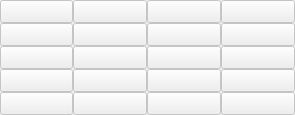
          <widget class="QWidget" name="page2">
           <attribute name="title">
            <string>Page 2</string>
           </attribute>
           <layout class="QGridLayout" name="gridLayout_7">
            <property name="leftMargin">
             <number>0</number>
            </property>
            <property name="topMargin">
             <number>0</number>
            </property>
            <property name="rightMargin">
             <number>0</number>
            </property>
            <property name="bottomMargin">
             <number>0</number>
            </property>
            <property name="spacing">
             <number>0</number>
            </property>
            <item row="0" column="0">
             <widget class="QPushButton" name="a21">
              <property name="enabled">
               <bool>false</bool>
              </property>
              <property name="sizePolicy">
               <sizepolicy hsizetype="Minimum" vsizetype="Expanding">
                <horstretch>0</horstretch>
                <verstretch>0</verstretch>
               </sizepolicy>
              </property>
              <property name="minimumSize">
               <size>
                <width>73</width>
                <height>21</height>
               </size>
              </property>
              <property name="maximumSize">
               <size>
                <width>16777215</width>
                <height>37</height>
               </size>
              </property>
              <property name="font">
               <font>
                <family>Verdana</family>
               </font>
              </property>
              <property name="statusTip">
               <string>Do something</string>
              </property>
              <property name="text">
               <string/>
              </property>
             </widget>
            </item>
            <item row="0" column="1">
             <widget class="QPushButton" name="a22">
              <property name="enabled">
               <bool>false</bool>
              </property>
              <property name="sizePolicy">
               <sizepolicy hsizetype="Minimum" vsizetype="Expanding">
                <horstretch>0</horstretch>
                <verstretch>0</verstretch>
               </sizepolicy>
              </property>
              <property name="minimumSize">
               <size>
                <width>73</width>
                <height>21</height>
               </size>
              </property>
              <property name="maximumSize">
               <size>
                <width>16777215</width>
                <height>37</height>
               </size>
              </property>
              <property name="font">
               <font>
                <family>Verdana</family>
               </font>
              </property>
              <property name="statusTip">
               <string>Do something</string>
              </property>
              <property name="text">
               <string/>
              </property>
             </widget>
            </item>
            <item row="0" column="2">
             <widget class="QPushButton" name="a23">
              <property name="enabled">
               <bool>false</bool>
              </property>
              <property name="sizePolicy">
               <sizepolicy hsizetype="Minimum" vsizetype="Expanding">
                <horstretch>0</horstretch>
                <verstretch>0</verstretch>
               </sizepolicy>
              </property>
              <property name="minimumSize">
               <size>
                <width>74</width>
                <height>21</height>
               </size>
              </property>
              <property name="maximumSize">
               <size>
                <width>16777215</width>
                <height>37</height>
               </size>
              </property>
              <property name="font">
               <font>
                <family>Verdana</family>
               </font>
              </property>
              <property name="statusTip">
               <string>Do something</string>
              </property>
              <property name="text">
               <string/>
              </property>
             </widget>
            </item>
            <item row="0" column="3">
             <widget class="QPushButton" name="a24">
              <property name="enabled">
               <bool>false</bool>
              </property>
              <property name="sizePolicy">
               <sizepolicy hsizetype="Minimum" vsizetype="Expanding">
                <horstretch>0</horstretch>
                <verstretch>0</verstretch>
               </sizepolicy>
              </property>
              <property name="minimumSize">
               <size>
                <width>73</width>
                <height>21</height>
               </size>
              </property>
              <property name="maximumSize">
               <size>
                <width>16777215</width>
                <height>37</height>
               </size>
              </property>
              <property name="font">
               <font>
                <family>Verdana</family>
               </font>
              </property>
              <property name="statusTip">
               <string>Do something</string>
              </property>
              <property name="text">
               <string/>
              </property>
             </widget>
            </item>
            <item row="1" column="0">
             <widget class="QPushButton" name="a25">
              <property name="enabled">
               <bool>false</bool>
              </property>
              <property name="sizePolicy">
               <sizepolicy hsizetype="Minimum" vsizetype="Expanding">
                <horstretch>0</horstretch>
                <verstretch>0</verstretch>
               </sizepolicy>
              </property>
              <property name="minimumSize">
               <size>
                <width>73</width>
                <height>21</height>
               </size>
              </property>
              <property name="maximumSize">
               <size>
                <width>16777215</width>
                <height>38</height>
               </size>
              </property>
              <property name="font">
               <font>
                <family>Verdana</family>
               </font>
              </property>
              <property name="statusTip">
               <string>Do something</string>
              </property>
              <property name="text">
               <string/>
              </property>
             </widget>
            </item>
            <item row="1" column="1">
             <widget class="QPushButton" name="a26">
              <property name="enabled">
               <bool>false</bool>
              </property>
              <property name="sizePolicy">
               <sizepolicy hsizetype="Minimum" vsizetype="Expanding">
                <horstretch>0</horstretch>
                <verstretch>0</verstretch>
               </sizepolicy>
              </property>
              <property name="minimumSize">
               <size>
                <width>74</width>
                <height>21</height>
               </size>
              </property>
              <property name="maximumSize">
               <size>
                <width>16777215</width>
                <height>38</height>
               </size>
              </property>
              <property name="font">
               <font>
                <family>Verdana</family>
               </font>
              </property>
              <property name="statusTip">
               <string>Do something</string>
              </property>
              <property name="text">
               <string/>
              </property>
             </widget>
            </item>
            <item row="1" column="2">
             <widget class="QPushButton" name="a27">
              <property name="enabled">
               <bool>false</bool>
              </property>
              <property name="sizePolicy">
               <sizepolicy hsizetype="Minimum" vsizetype="Expanding">
                <horstretch>0</horstretch>
                <verstretch>0</verstretch>
               </sizepolicy>
              </property>
              <property name="minimumSize">
               <size>
                <width>73</width>
                <height>21</height>
               </size>
              </property>
              <property name="maximumSize">
               <size>
                <width>16777215</width>
                <height>38</height>
               </size>
              </property>
              <property name="font">
               <font>
                <family>Verdana</family>
               </font>
              </property>
              <property name="statusTip">
               <string>Do something</string>
              </property>
              <property name="text">
               <string/>
              </property>
             </widget>
            </item>
            <item row="1" column="3">
             <widget class="QPushButton" name="a28">
              <property name="enabled">
               <bool>false</bool>
              </property>
              <property name="sizePolicy">
               <sizepolicy hsizetype="Minimum" vsizetype="Expanding">
                <horstretch>0</horstretch>
                <verstretch>0</verstretch>
               </sizepolicy>
              </property>
              <property name="minimumSize">
               <size>
                <width>74</width>
                <height>21</height>
               </size>
              </property>
              <property name="maximumSize">
               <size>
                <width>16777215</width>
                <height>38</height>
               </size>
              </property>
              <property name="font">
               <font>
                <family>Verdana</family>
               </font>
              </property>
              <property name="statusTip">
               <string>Do something</string>
              </property>
              <property name="text">
               <string/>
              </property>
             </widget>
            </item>
            <item row="2" column="0">
             <widget class="QPushButton" name="a29">
              <property name="enabled">
               <bool>false</bool>
              </property>
              <property name="sizePolicy">
               <sizepolicy hsizetype="Minimum" vsizetype="Expanding">
                <horstretch>0</horstretch>
                <verstretch>0</verstretch>
               </sizepolicy>
              </property>
              <property name="minimumSize">
               <size>
                <width>73</width>
                <height>21</height>
               </size>
              </property>
              <property name="maximumSize">
               <size>
                <width>16777215</width>
                <height>38</height>
               </size>
              </property>
              <property name="font">
               <font>
                <family>Verdana</family>
               </font>
              </property>
              <property name="statusTip">
               <string>Do something</string>
              </property>
              <property name="text">
               <string/>
              </property>
             </widget>
            </item>
            <item row="2" column="1">
             <widget class="QPushButton" name="a30">
              <property name="enabled">
               <bool>false</bool>
              </property>
              <property name="sizePolicy">
               <sizepolicy hsizetype="Minimum" vsizetype="Expanding">
                <horstretch>0</horstretch>
                <verstretch>0</verstretch>
               </sizepolicy>
              </property>
              <property name="minimumSize">
               <size>
                <width>73</width>
                <height>21</height>
               </size>
              </property>
              <property name="maximumSize">
               <size>
                <width>16777215</width>
                <height>38</height>
               </size>
              </property>
              <property name="font">
               <font>
                <family>Verdana</family>
               </font>
              </property>
              <property name="statusTip">
               <string>Do something</string>
              </property>
              <property name="text">
               <string/>
              </property>
             </widget>
            </item>
            <item row="2" column="2">
             <widget class="QPushButton" name="a31">
              <property name="enabled">
               <bool>false</bool>
              </property>
              <property name="sizePolicy">
               <sizepolicy hsizetype="Minimum" vsizetype="Expanding">
                <horstretch>0</horstretch>
                <verstretch>0</verstretch>
               </sizepolicy>
              </property>
              <property name="minimumSize">
               <size>
                <width>74</width>
                <height>21</height>
               </size>
              </property>
              <property name="maximumSize">
               <size>
                <width>16777215</width>
                <height>38</height>
               </size>
              </property>
              <property name="font">
               <font>
                <family>Verdana</family>
               </font>
              </property>
              <property name="statusTip">
               <string>Do something</string>
              </property>
              <property name="text">
               <string/>
              </property>
             </widget>
            </item>
            <item row="2" column="3">
             <widget class="QPushButton" name="a32">
              <property name="enabled">
               <bool>false</bool>
              </property>
              <property name="sizePolicy">
               <sizepolicy hsizetype="Minimum" vsizetype="Expanding">
                <horstretch>0</horstretch>
                <verstretch>0</verstretch>
               </sizepolicy>
              </property>
              <property name="minimumSize">
               <size>
                <width>73</width>
                <height>21</height>
               </size>
              </property>
              <property name="maximumSize">
               <size>
                <width>16777215</width>
                <height>38</height>
               </size>
              </property>
              <property name="font">
               <font>
                <family>Verdana</family>
               </font>
              </property>
              <property name="statusTip">
               <string>Do something</string>
              </property>
              <property name="text">
               <string/>
              </property>
             </widget>
            </item>
            <item row="3" column="0">
             <widget class="QPushButton" name="a33">
              <property name="enabled">
               <bool>false</bool>
              </property>
              <property name="sizePolicy">
               <sizepolicy hsizetype="Minimum" vsizetype="Expanding">
                <horstretch>0</horstretch>
                <verstretch>0</verstretch>
               </sizepolicy>
              </property>
              <property name="minimumSize">
               <size>
                <width>73</width>
                <height>21</height>
               </size>
              </property>
              <property name="maximumSize">
               <size>
                <width>16777215</width>
                <height>37</height>
               </size>
              </property>
              <property name="font">
               <font>
                <family>Verdana</family>
               </font>
              </property>
              <property name="statusTip">
               <string>Do something</string>
              </property>
              <property name="text">
               <string/>
              </property>
             </widget>
            </item>
            <item row="3" column="1">
             <widget class="QPushButton" name="a34">
              <property name="enabled">
               <bool>false</bool>
              </property>
              <property name="sizePolicy">
               <sizepolicy hsizetype="Minimum" vsizetype="Expanding">
                <horstretch>0</horstretch>
                <verstretch>0</verstretch>
               </sizepolicy>
              </property>
              <property name="minimumSize">
               <size>
                <width>74</width>
                <height>21</height>
               </size>
              </property>
              <property name="maximumSize">
               <size>
                <width>16777215</width>
                <height>37</height>
               </size>
              </property>
              <property name="font">
               <font>
                <family>Verdana</family>
               </font>
              </property>
              <property name="statusTip">
               <string>Do something</string>
              </property>
              <property name="text">
               <string/>
              </property>
             </widget>
            </item>
            <item row="3" column="2">
             <widget class="QPushButton" name="a35">
              <property name="enabled">
               <bool>false</bool>
              </property>
              <property name="sizePolicy">
               <sizepolicy hsizetype="Minimum" vsizetype="Expanding">
                <horstretch>0</horstretch>
                <verstretch>0</verstretch>
               </sizepolicy>
              </property>
              <property name="minimumSize">
               <size>
                <width>73</width>
                <height>21</height>
               </size>
              </property>
              <property name="maximumSize">
               <size>
                <width>16777215</width>
                <height>37</height>
               </size>
              </property>
              <property name="font">
               <font>
                <family>Verdana</family>
               </font>
              </property>
              <property name="statusTip">
               <string>Do something</string>
              </property>
              <property name="text">
               <string/>
              </property>
             </widget>
            </item>
            <item row="3" column="3">
             <widget class="QPushButton" name="a36">
              <property name="enabled">
               <bool>false</bool>
              </property>
              <property name="sizePolicy">
               <sizepolicy hsizetype="Minimum" vsizetype="Expanding">
                <horstretch>0</horstretch>
                <verstretch>0</verstretch>
               </sizepolicy>
              </property>
              <property name="minimumSize">
               <size>
                <width>74</width>
                <height>21</height>
               </size>
              </property>
              <property name="maximumSize">
               <size>
                <width>16777215</width>
                <height>37</height>
               </size>
              </property>
              <property name="font">
               <font>
                <family>Verdana</family>
               </font>
              </property>
              <property name="statusTip">
               <string>Do something</string>
              </property>
              <property name="text">
               <string/>
              </property>
             </widget>
            </item>
            <item row="4" column="0">
             <widget class="QPushButton" name="a37">
              <property name="enabled">
               <bool>false</bool>
              </property>
              <property name="sizePolicy">
               <sizepolicy hsizetype="Minimum" vsizetype="Expanding">
                <horstretch>0</horstretch>
                <verstretch>0</verstretch>
               </sizepolicy>
              </property>
              <property name="minimumSize">
               <size>
                <width>73</width>
                <height>21</height>
               </size>
              </property>
              <property name="maximumSize">
               <size>
                <width>16777215</width>
                <height>37</height>
               </size>
              </property>
              <property name="font">
               <font>
                <family>Verdana</family>
               </font>
              </property>
              <property name="statusTip">
               <string>Do something</string>
              </property>
              <property name="text">
               <string/>
              </property>
             </widget>
            </item>
            <item row="4" column="1">
             <widget class="QPushButton" name="a38">
              <property name="enabled">
               <bool>false</bool>
              </property>
              <property name="sizePolicy">
               <sizepolicy hsizetype="Minimum" vsizetype="Expanding">
                <horstretch>0</horstretch>
                <verstretch>0</verstretch>
               </sizepolicy>
              </property>
              <property name="minimumSize">
               <size>
                <width>73</width>
                <height>21</height>
               </size>
              </property>
              <property name="maximumSize">
               <size>
                <width>16777215</width>
                <height>37</height>
               </size>
              </property>
              <property name="font">
               <font>
                <family>Verdana</family>
               </font>
              </property>
              <property name="statusTip">
               <string>Do something</string>
              </property>
              <property name="text">
               <string/>
              </property>
             </widget>
            </item>
            <item row="4" column="2">
             <widget class="QPushButton" name="a39">
              <property name="enabled">
               <bool>false</bool>
              </property>
              <property name="sizePolicy">
               <sizepolicy hsizetype="Minimum" vsizetype="Expanding">
                <horstretch>0</horstretch>
                <verstretch>0</verstretch>
               </sizepolicy>
              </property>
              <property name="minimumSize">
               <size>
                <width>74</width>
                <height>21</height>
               </size>
              </property>
              <property name="maximumSize">
               <size>
                <width>16777215</width>
                <height>37</height>
               </size>
              </property>
              <property name="font">
               <font>
                <family>Verdana</family>
               </font>
              </property>
              <property name="statusTip">
               <string>Do something</string>
              </property>
              <property name="text">
               <string/>
              </property>
             </widget>
            </item>
            <item row="4" column="3">
             <widget class="QPushButton" name="a40">
              <property name="enabled">
               <bool>false</bool>
              </property>
              <property name="sizePolicy">
               <sizepolicy hsizetype="Minimum" vsizetype="Expanding">
                <horstretch>0</horstretch>
                <verstretch>0</verstretch>
               </sizepolicy>
              </property>
              <property name="minimumSize">
               <size>
                <width>73</width>
                <height>21</height>
               </size>
              </property>
              <property name="maximumSize">
               <size>
                <width>16777215</width>
                <height>37</height>
               </size>
              </property>
              <property name="font">
               <font>
                <family>Verdana</family>
               </font>
              </property>
              <property name="statusTip">
               <string>Do something</string>
              </property>
              <property name="text">
               <string/>
              </property>
             </widget>
            </item>
           </layout>
          </widget>
